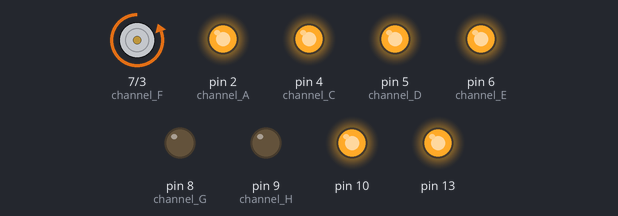
A sketch run on a simulated Arduino Uno, built with avr-gcc and run on an emulated ATmega328P. Shown: motor-driver pin pairs drawn as motors (green arrow = first pin HIGH = forward, orange = second pin HIGH = backward, longer = more drive), output pins drawn as LEDs (lit = HIGH). Random numbers use the default seed unless the sketch sets one.

Above: at 0.19 s.
At 2.85 s:
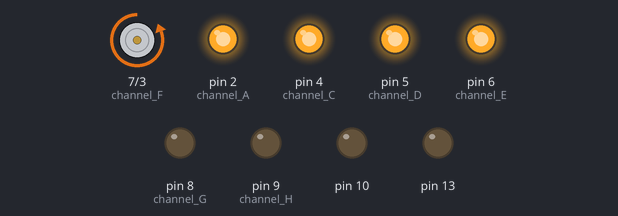
Timing chart, 0 to 3.1 s (numbered marks = the images above):
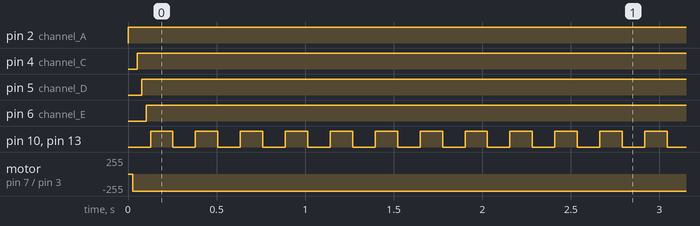

The sketch:

elwire-spirits.ino
```cpp
bool status = true;
bool noise = 0.0;
double noise_cycle = 30000.0; // milliseconds

double level_min[] = {
  0,     // blank
  0,     // blank
  0.00,  // channel 1
  0.05,  // channel 2
  0.00,  // channel 3
  0.05,  // channel 4
  0.00,  // channel 5
  0.00,  // channel 6
  0.05,  // channel 7
};

void setup() {
  pinMode(2, OUTPUT);  // channel A
  pinMode(3, OUTPUT);  // channel B
  pinMode(4, OUTPUT);  // channel C
  pinMode(5, OUTPUT);  // channel D
  pinMode(6, OUTPUT);  // channel E
  pinMode(7, OUTPUT);  // channel F
  pinMode(8, OUTPUT);  // channel G
  pinMode(9, OUTPUT);  // channel H

  // We also have two status LEDs, pin 10 on the Escudo,
  // and pin 13 on the Arduino itself
  pinMode(10, OUTPUT);
  pinMode(13, OUTPUT);

  Serial.begin(9600);
}

void loop() {
  for (int i=2; i<=6; i++) {
    double millis_into_cycle = millis() % (int)noise_cycle;
    double percent_of_cycle = millis_into_cycle / (long)noise_cycle;
    double angle_of_cycle = percent_of_cycle * 2 * M_PI;
    angle_of_cycle += (3.0f * M_PI_4);
    double target = sin(angle_of_cycle);
    target = (target + 1.0f) / 2.0f;

    double level = random(target * 500, target * 1000) / 1000.0f;

    // Serial.print("target: ");
    // Serial.print(target);
    // Serial.print("\n");

    // Serial.print("percent_of_cycle: ");
    // Serial.print(percent_of_cycle);
    // Serial.print("\n");

    // Serial.print("level: ");
    // Serial.print(level);
    // Serial.print("\n");

    if (true) {//level > level_min[i]) {
      digitalWrite(i, HIGH);
    } else {
      digitalWrite(i, LOW);
    }

    delay(25);
  }

  // blink both status LEDs
  digitalWrite(10, status);
  digitalWrite(13, status);
  status = !status;
}
```

Measured:
- by itself, pin 2 (channel_A): LOW → HIGH at 0.00 s
- by itself, pin 4 (channel_C): LOW → HIGH at 0.05 s
- by itself, pin 5 (channel_D): LOW → HIGH at 0.08 s
- by itself, pin 6 (channel_E): LOW → HIGH at 0.10 s
- by itself, pin 10, pin 13: alternates HIGH for 0.13 s and LOW for 0.13 s
- by itself, motor on pin 7 (channel_F) / pin 3 (channel_B): stopped → backward 255/255 at 0.03 s
